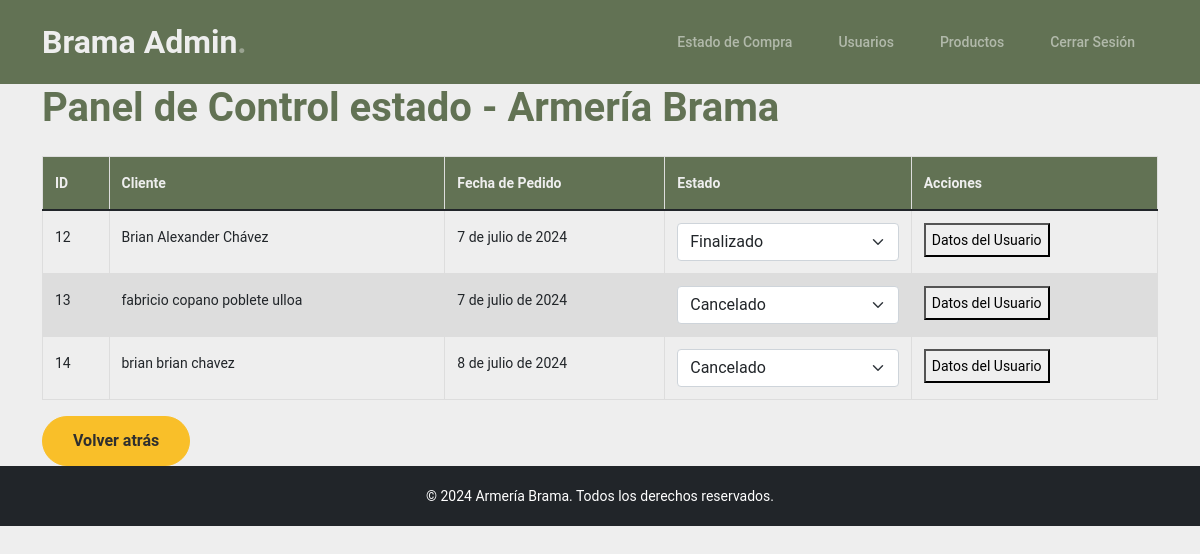
Before: /panelcontrolestadocompra/ (signed in) with the older database file.
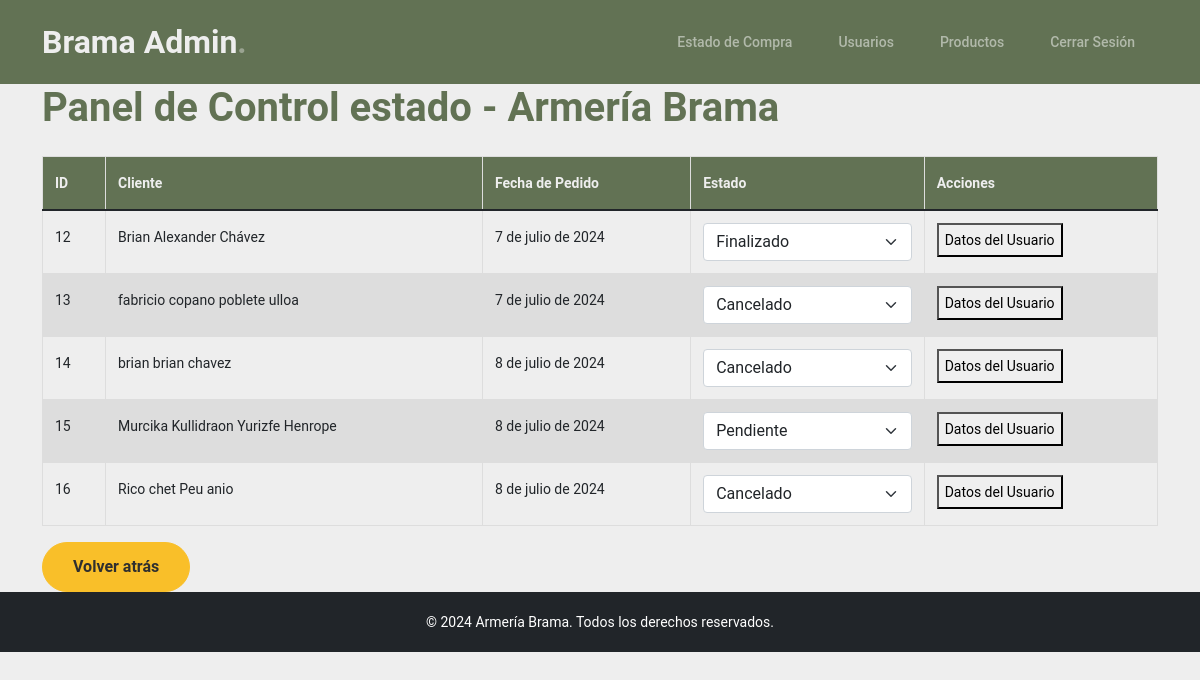
After: the same page with the newer database file.
### aplicacion/models.py (models this page shows, shortened)
class Pedido(models.Model):
    usuario = models.ForeignKey(Usuario, on_delete=models.PROTECT)
    id = models.AutoField(primary_key=True)
    nombre_cliente = models.CharField(max_length=100)
    direccion = models.CharField(max_length=200)
    correo = models.EmailField()
    celular = models.CharField(max_length=20)
    region = models.CharField(max_length=25, choices=REGIONES, default='CONCEPCION')
    fecha_pedido = models.DateField(auto_now_add=True)
    boleta = models.CharField(max_length=15, choices=[
        ('sin_boleta', 'Sin boleta'),
        ('con_boleta', 'Con boleta'),
    ])
    estado = models.CharField(max_length=20, choices=[
        ('cancelado', 'Cancelado'),
        ('en_proceso', 'En Proceso'),
        ('finalizado', 'Finalizado'),
    ], default='en_proceso')
    adicional = models.TextField(blank=True, null=True)  # Añadimos el campo adicional

### aplicacion/views.py (the view)
# urls.py: path('panelcontrolestadocompra/', panelcontrolestadocompra, name='panelcontrolestadocompra'),
@user_passes_test(is_admin)
def panelcontrolestadocompra(request):
    if not request.user.is_staff:
        messages.error(request, 'Acceso denegado. Debes ser administrador para acceder a esta página.')
        return redirect('index')  # Puedes ajustar la redirección según tu estructura de URLs
    pedidos = Pedido.objects.all()
    datos = {
        "pedidos": pedidos
    }
    return render(request, "aplicacion/panelcontrolestadocompra.html", datos)

### aplicacion/views.py (called while the page is built)
def is_admin(user):
    return user.is_authenticated and user.is_staff

### aplicacion/templates/aplicacion/panelcontrolestadocompra.html (shortened to what this page needs)
<!DOCTYPE html>
<html lang="es">
<head>
    <link rel="shortcut icon" href="{% load static %}{% static 'logo.png' %}">
    <link href="{% static 'aplicacion/css/bootstrap.min.css' %}" rel="stylesheet">
    <link rel="stylesheet" href="https://cdnjs.cloudflare.com/ajax/libs/font-awesome/6.0.0-beta3/css/all.min.css">
    <link href="{% static 'aplicacion/css/tiny-slider.css' %}" rel="stylesheet">
    <link href="{% static 'aplicacion/css/style.css' %}" rel="stylesheet">
</head>
<body>
    <nav class="custom-navbar navbar navbar-expand-md navbar-dark bg-dark" aria-label="Furni navigation bar">
        <div class="container">
            <a class="navbar-brand" href="{% url 'panelcontrol' %}">Brama Admin<span>.</span></a>
            <div class="collapse navbar-collapse" id="navbarsFurni">
                <ul class="custom-navbar-nav navbar-nav ms-auto mb-2 mb-md-0">
                    <li class="nav-item">
                        <a class="nav-link" href="{% url 'panelcontrolestadocompra' %}">Estado de Compra</a>
                    </li>
                    <li class="nav-item">
                        <a class="nav-link" href="{% url 'personas' %}">Usuarios</a>
                    </li>
                    <li class="nav-item">
                        <a class="nav-link" href="{% url 'productos' %}">Productos</a>
                    </li>
                    <li class="nav-item">
                        <a class="nav-link" href="{% url 'panelcerrarsesion' %}">Cerrar Sesión</a>
                    </li>
                </ul>
            </div>
        </div>
    </nav>
    <div class="container">
        <header class="header">
            <h1>Panel de Control estado - Armería Brama</h1>
        </header>
        <section class="mt-4">
            <div class="table-responsive">
                <table class="table table-hover">
                    <thead>
                        <tr>
                            <th>ID</th>
                            <th>Cliente</th>
                            <th>Fecha de Pedido</th>
                            <th>Estado</th>
                            <th>Acciones</th>
                        </tr>
                    </thead>
                    <tbody>
                        {% for p in pedidos %}
                        <tr>
                            <td>{{ p.id }}</td>
                            <td>{{ p.nombre_cliente }}</td>
                            <td>{{ p.fecha_pedido }}</td>
                            <td>
                                <select class="form-select" name="estado" onchange="actualizarEstado(this, {{ p.id }})">
                                    <option value="cancelado" {% if p.estado == 'cancelado' %}selected{% endif %}>Cancelado</option>
                                    <option value="pendiente" {% if p.estado == 'pendiente' %}selected{% endif %}>Pendiente</option>
                                    <option value="finalizado" {% if p.estado == 'finalizado' %}selected{% endif %}>Finalizado</option>
                                </select>
                            </td>
                            <td>
                                <button class="btn-detalle" id="myBtn{{ p.id }}">Datos del Usuario</button>
                            </td>
                        </tr>
                        {% endfor %}
                    </tbody>
                </table>
            </div>
            <div class="back-button">
                <a href="{% url 'panelcontrol' %}" class="btn btn-secondary">Volver atrás</a>
            </div>
        </section>
    </div>
    <footer class="footer text-center py-3 bg-dark text-white">
        © 2024 Armería Brama. Todos los derechos reservados.
    </footer>
    </body>
    </html>

### aplicacion/static/aplicacion/css/style.css (style rules this page uses)
body { overflow-x: hidden; position: relative; }
body { font-family: "Inter", sans-serif; font-weight: 400; line-height: 28px; color: #6a6a6a; font-size: 14px; background-color: #eff2f1; }
a { text-decoration: none; -webkit-transition: .3s all ease; -o-transition: .3s all ease; transition: .3s all ease; color: #2f2f2f; text-decoration: underline; }
.custom-navbar { background: #627254 !important; padding-top: 20px; padding-bottom: 20px; }
.custom-navbar .navbar-brand { font-size: 32px; font-weight: 600; }
.custom-navbar .navbar-brand > span { opacity: .4; }
@media (min-width: 992px) { .custom-navbar .custom-navbar-nav li { margin-left: 15px; margin-right: 15px; } }
.custom-navbar .custom-navbar-nav li a { font-weight: 500; color: #ffffff !important; opacity: .5; -webkit-transition: .3s all ease; -o-transition: .3s all ease; transition: .3s all ease; position: relative; }
@media (min-width: 768px) { .custom-navbar .custom-navbar-nav li a:before { content: ""; position: absolute; bottom: 0; left: 8px; right: 8px; background: #f9bf29; height: 5px; opacity: 1; visibility: visible; width: 0; -webkit-transition: .15s all ease-out; -o-transition: .15s all ease-out; transition: .15s all ease-out; } }
.btn { font-weight: 600; padding: 12px 30px; border-radius: 30px; color: #ffffff; background: #2f2f2f; border-color: #2f2f2f; }
.btn.btn-secondary { color: #2f2f2f; background: #f9bf29; border-color: #f9bf29; }
:root { --dark-green: #627254; --light-green: #76885B; --gray: #DDDDDD; --light-gray: #EEEEEE; }
body { background-color: var(--light-gray); color: var(--dark-green); }
h1 { color: var(--light-green); }
body { font-family: 'Roboto', sans-serif; background-color: #EEEEEE; }
h1 { color: #627254; font-weight: 700; }

### aplicacion/templates/aplicacion/panelcontrolestadocompra.html (style rules this page uses)
body { background-color: #EEEEEE; color: #627254; }
.navbar { background-color: #627254; }
.navbar-brand { color: #EEEEEE !important; }
.navbar-nav .nav-link { color: #EEEEEE !important; }
.header h1 { color: #627254; }
.table-hover th, .table-hover td { border: 1px solid #DDDDDD; padding: 12px; text-align: left; }
.table-hover th { background-color: #627254; color: #EEEEEE; }
.table-hover tr:nth-child(even) { background-color: #DDDDDD; }
.btn-secondary { background-color: #627254; border-color: #627254; }

Changed rows visible on the page:
added Pedido: id "15", nombre_cliente "Murcika Kullidraon Yurizfe Henrope", fecha_pedido "8 de julio de 2024", estado "Pendiente"
added Pedido: id "16", nombre_cliente "Rico chet Peu anio", fecha_pedido "8 de julio de 2024", estado "Cancelado"
